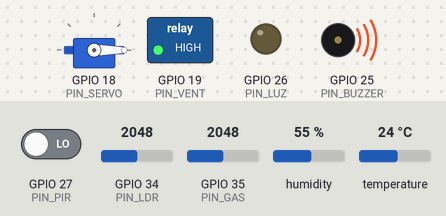
Bench run of a sketch on a simulated ESP32. Parts: servo, switched loads named in the sketch (green lamp = pin HIGH), output pins drawn as LEDs (lit = HIGH), buzzer (waves = sounding). The test bench sets the inputs (shaded band); at power-on: GPIO 35 (PIN_GAS) = 2048, temperature 24 °C, GPIO 27 (PIN_PIR) LOW, GPIO 34 (PIN_LDR) = 2048, humidity 55 %. WiFi joins after 1.5 s; servers stay silent unless stated; no MQTT or app messages arrive unless stated; what the sketch prints to the serial monitor is not drawn.

Above: at 6.4 s.
6.5 s: GPIO 35 (PIN_GAS) set to 2007
At 10.6 s:
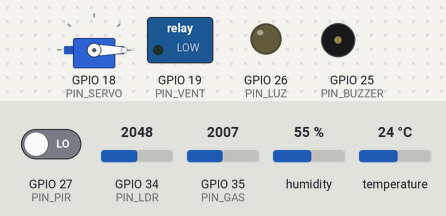
11.5 s: temperature set to 29.5 °C
16.2 s: temperature set to 30.5 °C
At 20.6 s:
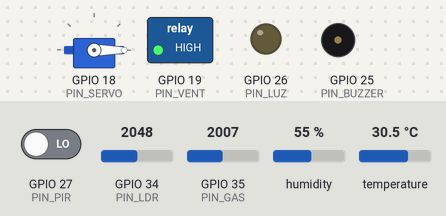
21.5 s: temperature set to 12 °C
At 25.6 s:
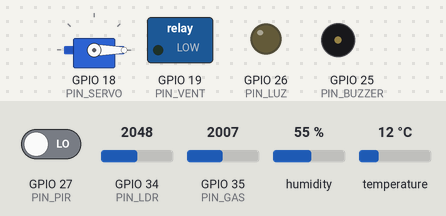
26.5 s: temperature set to 33 °C
At 30.7 s:
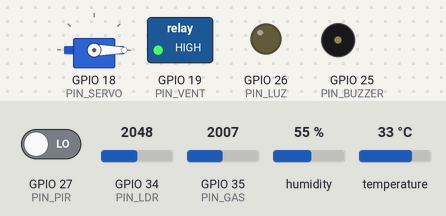
Timing chart, 0 to 32.2 s (numbered marks = the images above; inputs shaded):
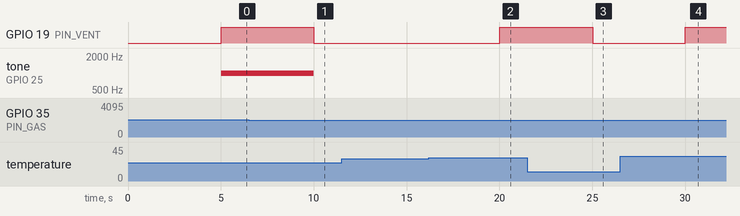

Measured:
- the behaviour switches between 2048 and 2047 on GPIO 35 (PIN_GAS) (found by bisection; images 0 and 1)
- the behaviour switches between 30 and 30.1 °C on temperature (found by bisection; images 1 and 2)
- after the input at 6.5 s, GPIO 19 (PIN_VENT): HIGH → LOW after 3.5 s; tone on GPIO 25 (PIN_BUZZER): 1000 Hz → silent after 3.5 s
- after the input at 11.5 s, every drawn part: stays the same
- after the input at 16.2 s, GPIO 19 (PIN_VENT): LOW → HIGH after 3.8 s
- after the input at 21.5 s, GPIO 19 (PIN_VENT): HIGH → LOW after 3.5 s
- after the input at 26.5 s, GPIO 19 (PIN_VENT): LOW → HIGH after 3.5 s

The sketch:

sketch.ino
```cpp
/*
 * ACO941 · Proyecto Integrador · Fase 4
 * Sistema domótico IoT – ESP32 + MQTT
 * 4 sensores: DHT22 (temp/hum), PIR (movimiento), LDR (luz), MQ-2 (gas)
 * 4 actuadores: luz (LED/relé), cerradura (servo), ventilador (relé), alarma (buzzer)
 */
#include <WiFi.h>
#include <PubSubClient.h>
#include "DHTesp.h"
#include <ESP32Servo.h>

// ---------- Configuración ----------
const char* WIFI_SSID = "Wokwi-GUEST";       // en hardware real: su red WiFi
const char* WIFI_PASS = "";
const char* MQTT_HOST = "broker.hivemq.com";  // puenteado al Mosquitto del servidor (servidor/bridge.conf)
const int   MQTT_PORT = 1883;
const String BASE     = "udb-aco941/lv220238/casa/";

// ---------- Pines ----------
const int PIN_DHT    = 15;
const int PIN_PIR    = 27;
const int PIN_LDR    = 34;  // ADC1, solo entrada
const int PIN_GAS    = 35;  // ADC1, solo entrada
const int PIN_LUZ    = 26;
const int PIN_SERVO  = 18;
const int PIN_VENT   = 19;
const int PIN_BUZZER = 25;

// ---------- Umbrales de automatización ----------
const int   UMBRAL_GAS_PCT = 50;
const float UMBRAL_TEMP    = 30.0;
const int   UMBRAL_OSCURO  = 30;
const unsigned long LUZ_TIMEOUT       = 30000;
const unsigned long INTERVALO_LECTURA = 5000;

WiFiClient wifi;
PubSubClient mqtt(wifi);
DHTesp dht;
Servo cerradura;

bool modoAuto = true;
bool luz = false, vent = false, alarma = false, abierta = false;
bool luzPorAuto = false, ventPorAuto = false, alarmaPorAuto = false;
bool movPrev = false;
unsigned long tLectura = 0, tMovimiento = 0;

void pub(const String& t, const String& v, bool retain = true) {
  mqtt.publish((BASE + t).c_str(), v.c_str(), retain);
}

// ---------- Actuadores (publican su estado confirmado) ----------
void setLuz(bool on, bool porAuto = false) {
  luz = on; luzPorAuto = on && porAuto;
  digitalWrite(PIN_LUZ, on);
  pub("sala/luz/estado", on ? "ON" : "OFF");
}
void setVent(bool on, bool porAuto = false) {
  vent = on; ventPorAuto = on && porAuto;
  digitalWrite(PIN_VENT, on);
  pub("cocina/ventilador/estado", on ? "ON" : "OFF");
}
void setAlarma(bool on, bool porAuto = false) {
  alarma = on; alarmaPorAuto = on && porAuto;
  if (on) tone(PIN_BUZZER, 1000); else noTone(PIN_BUZZER);
  pub("alarma/estado", on ? "ON" : "OFF");
}
void setCerradura(bool abrir) {
  abierta = abrir;
  cerradura.write(abrir ? 90 : 0);
  pub("entrada/cerradura/estado", abrir ? "UNLOCK" : "LOCK");
}

// ---------- Comandos desde el dashboard ----------
void onMensaje(char* topic, byte* payload, unsigned int len) {
  String t = String(topic).substring(BASE.length());
  String v; for (unsigned int i = 0; i < len; i++) v += (char)payload[i];
  v.trim(); v.toUpperCase();
  Serial.printf("<- %s = %s\n", t.c_str(), v.c_str());

  if      (t == "sala/luz/set")             setLuz(v == "ON");
  else if (t == "cocina/ventilador/set")    setVent(v == "ON");
  else if (t == "alarma/set")               setAlarma(v == "ON");
  else if (t == "entrada/cerradura/set")    setCerradura(v == "UNLOCK");
  else if (t == "modo/set") {
    modoAuto = (v == "AUTO");
    pub("modo/estado", modoAuto ? "AUTO" : "MANUAL");
  }
}

void conectarWiFi() {
  Serial.print("WiFi...");
  WiFi.begin(WIFI_SSID, WIFI_PASS);  // canal 6: conexión rápida en Wokwi
  while (WiFi.status() != WL_CONNECTED) { delay(250); Serial.print("."); }
  Serial.println(" conectado");
}

void mantenerMqtt() {
  if (mqtt.connected()) { mqtt.loop(); return; }
  static unsigned long tIntento = 0;
  if (millis() - tIntento < 3000) return;
  tIntento = millis();
  String id = "esp32-aco941-" + String((uint32_t)ESP.getEfuseMac(), HEX);
  String lwt = BASE + "dispositivo/estado";
  Serial.print("MQTT...");
  // Last Will: si el ESP32 se desconecta, el broker publica "offline"
  if (mqtt.connect(id.c_str(), lwt.c_str(), 1, true, "offline")) {
    Serial.println(" conectado");
    pub("dispositivo/estado", "online");
    mqtt.subscribe((BASE + "+/+/set").c_str());
    mqtt.subscribe((BASE + "+/set").c_str());
    pub("sala/luz/estado", luz ? "ON" : "OFF");
    pub("cocina/ventilador/estado", vent ? "ON" : "OFF");
    pub("alarma/estado", alarma ? "ON" : "OFF");
    pub("entrada/cerradura/estado", abierta ? "UNLOCK" : "LOCK");
    pub("modo/estado", modoAuto ? "AUTO" : "MANUAL");
  } else {
    Serial.printf(" fallo rc=%d\n", mqtt.state());
  }
}

int leerLuzPct() { return 100 - (analogRead(PIN_LDR) * 100 / 4095); } // en Wokwi: más voltaje = más oscuro

// ---------- Lecturas + automatizaciones ----------
void leerSensores() {
  TempAndHumidity th = dht.getTempAndHumidity();
  int luzPct = leerLuzPct();
  int gasPct = analogRead(PIN_GAS) * 100 / 4095;

  if (!isnan(th.temperature)) {
    pub("sala/temperatura", String(th.temperature, 1));
    pub("sala/humedad",     String(th.humidity, 1));
  }
  pub("exterior/luz", String(luzPct));
  pub("cocina/gas",   String(gasPct));
  Serial.printf("T=%.1f H=%.1f Luz=%d%% Gas=%d%%\n", th.temperature, th.humidity, luzPct, gasPct);

  if (!modoAuto) return;
  bool hayGas = gasPct >= UMBRAL_GAS_PCT;
  bool calor  = !isnan(th.temperature) && th.temperature > UMBRAL_TEMP;

  if (hayGas && !alarma)                setAlarma(true, true);
  if (!hayGas && alarmaPorAuto)         setAlarma(false);
  if ((hayGas || calor) && !vent)       setVent(true, true);
  if (!hayGas && !calor && ventPorAuto) setVent(false);
  if (movPrev && luzPct < UMBRAL_OSCURO && !luz) setLuz(true, true);
}

void revisarMovimiento() {
  bool mov = digitalRead(PIN_PIR);
  if (mov != movPrev) {
    movPrev = mov;
    pub("pasillo/movimiento", mov ? "1" : "0");
    if (mov && modoAuto && leerLuzPct() < UMBRAL_OSCURO && !luz) setLuz(true, true);
  }
  if (mov) tMovimiento = millis();
  if (luzPorAuto && millis() - tMovimiento > LUZ_TIMEOUT) setLuz(false);
}

void setup() {
  Serial.begin(115200);
  pinMode(PIN_PIR, INPUT);
  pinMode(PIN_LUZ, OUTPUT);
  pinMode(PIN_VENT, OUTPUT);
  pinMode(PIN_BUZZER, OUTPUT);
  dht.setup(PIN_DHT, DHTesp::DHT22);
  cerradura.attach(PIN_SERVO);
  cerradura.write(0);
  conectarWiFi();
  mqtt.setServer(MQTT_HOST, MQTT_PORT);
  mqtt.setCallback(onMensaje);
}

void loop() {
  if (WiFi.status() != WL_CONNECTED) conectarWiFi();
  mantenerMqtt();
  revisarMovimiento();
  if (millis() - tLectura >= INTERVALO_LECTURA) {
    tLectura = millis();
    if (mqtt.connected()) leerSensores();
  }
}
```
